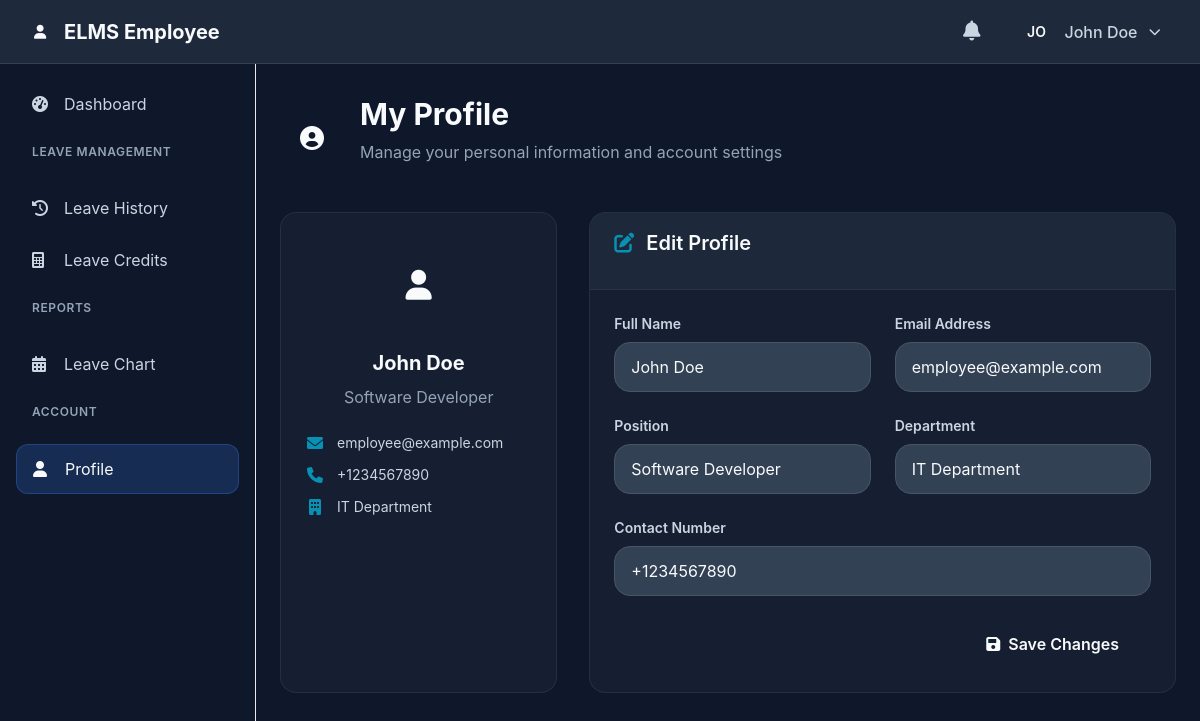
Screenshot of /app/modules/user/views/profile.php (signed in) with the database file from the repository.
### tables this page shows
CREATE TABLE IF NOT EXISTS employees (
    id INT PRIMARY KEY AUTO_INCREMENT,
    email VARCHAR(255) UNIQUE NOT NULL,
    password VARCHAR(255) NOT NULL,
    name VARCHAR(255) NOT NULL,
    email_verified TINYINT(1) DEFAULT 0,
    verification_token VARCHAR(255) NULL,
    verification_expires DATETIME NULL,
    account_status ENUM('pending', 'active', 'suspended') DEFAULT 'pending',
    role ENUM('employee', 'manager', 'admin') DEFAULT 'employee',
    position VARCHAR(255) NULL,
    department VARCHAR(255) NULL,
    contact VARCHAR(255) NULL,
    annual_leave_balance INT DEFAULT 20,
    sick_leave_balance INT DEFAULT 10,
    created_at TIMESTAMP DEFAULT CURRENT_TIMESTAMP
);

### app/modules/user/views/profile.php (the view, shortened to what this page needs)
<?php
require_once '../../../../config/database.php';
$stmt = $pdo->prepare("SELECT * FROM employees WHERE id = ?");
$stmt->execute([$_SESSION['user_id']]);
$employee = $stmt->fetch();
$employee['name'] = $employee['name'] ?? '';
$employee['email'] = $employee['email'] ?? '';
$employee['position'] = $employee['position'] ?? '';
$employee['department'] = $employee['department'] ?? '';
$employee['contact'] = $employee['contact'] ?? '';
?>
<!DOCTYPE html>
<html lang="en">
<head>
    <link rel="stylesheet" href="../../../../assets/css/tailwind.css">
    <link rel="stylesheet" href="../../../../assets/libs/fontawesome/css/all.min.css">
    <link rel="stylesheet" href="../../../../assets/css/style.css">
    <link rel="stylesheet" href="../../../../assets/css/dark-theme.css">
</head>
<body class="bg-slate-900 text-white">
    <?php include '../../../../includes/unified_navbar.php'; ?>
    <div class="flex">
        <aside class="fixed left-0 top-16 h-screen w-64 bg-slate-900 border-r border-slate-800 overflow-y-auto z-40">
            <nav class="p-4 space-y-2">
                <a href="dashboard.php" class="flex items-center space-x-3 px-4 py-3 text-slate-300 hover:text-white hover:bg-slate-700 rounded-lg transition-colors">
                    <i class="fas fa-tachometer-alt w-5"></i>
                    <span>Dashboard</span>
                </a>
                <div class="space-y-1">
                    <h3 class="text-xs font-semibold text-slate-400 uppercase tracking-wider px-4 py-2">Leave Management</h3>
                    <a href="leave_history.php" class="flex items-center space-x-3 px-4 py-3 text-slate-300 hover:text-white hover:bg-slate-700 rounded-lg transition-colors">
                        <i class="fas fa-history w-5"></i>
                        <span>Leave History</span>
                    </a>
                    <a href="leave_credits.php" class="flex items-center space-x-3 px-4 py-3 text-slate-300 hover:text-white hover:bg-slate-700 rounded-lg transition-colors">
                        <i class="fas fa-calculator w-5"></i>
                        <span>Leave Credits</span>
                    </a>
                </div>
                <div class="space-y-1">
                    <h3 class="text-xs font-semibold text-slate-400 uppercase tracking-wider px-4 py-2">Reports</h3>
                    <a href="calendar.php" class="flex items-center space-x-3 px-4 py-3 text-slate-300 hover:text-white hover:bg-slate-700/50 rounded-lg transition-colors">
                        <i class="fas fa-calendar-alt w-5"></i>
                        <span>Leave Chart</span>
                    </a>
                </div>
                <div class="space-y-1">
                    <h3 class="text-xs font-semibold text-slate-400 uppercase tracking-wider px-4 py-2">Account</h3>
                    <a href="profile.php" class="flex items-center space-x-3 px-4 py-3 text-white bg-blue-500/20 rounded-lg border border-blue-500/30">
                        <i class="fas fa-user w-5"></i>
                        <span>Profile</span>
                    </a>
                </div>
            </nav>
        </aside>
        <main class="flex-1 ml-64 p-6 pt-24">
            <div class="max-w-7xl mx-auto">
                <div class="mb-8">
                    <div class="flex items-center gap-4">
                        <div class="w-16 h-16 bg-gradient-to-r from-primary to-accent rounded-2xl flex items-center justify-center">
                            <i class="fas fa-user-circle text-2xl text-white"></i>
                        </div>
                        <div>
                            <h1 class="text-3xl font-bold text-white mb-2">My Profile</h1>
                            <p class="text-slate-400">Manage your personal information and account settings</p>
                        </div>
                </div>
            </div>
                <div class="grid grid-cols-1 lg:grid-cols-3 gap-8">
                    <div class="bg-slate-800/50 backdrop-blur-sm rounded-2xl border border-slate-700/50 overflow-hidden">
                        <div class="p-6 text-center">
                            <div class="w-24 h-24 bg-gradient-to-r from-primary to-accent rounded-full flex items-center justify-center mx-auto mb-4">
                                <i class="fas fa-user text-3xl text-white"></i>
                            </div>
                            <h3 class="text-xl font-bold text-white mb-2"><?php echo htmlspecialchars($employee['name']); ?></h3>
                            <p class="text-slate-400 mb-6"><?php echo htmlspecialchars($employee['position']); ?></p>
                            <div class="space-y-3">
                                <div class="flex items-center text-slate-300">
                                    <i class="fas fa-envelope w-5 mr-3 text-primary"></i>
                                    <span class="text-sm"><?php echo htmlspecialchars($employee['email']); ?></span>
                                </div>
                                <div class="flex items-center text-slate-300">
                                    <i class="fas fa-phone w-5 mr-3 text-primary"></i>
                                    <span class="text-sm"><?php echo htmlspecialchars($employee['contact']); ?></span>
                                </div>
                                <div class="flex items-center text-slate-300">
                                    <i class="fas fa-building w-5 mr-3 text-primary"></i>
                                    <span class="text-sm"><?php echo htmlspecialchars($employee['department']); ?></span>
                                </div>
                            </div>
                        </div>
                    </div>
                    <div class="lg:col-span-2">
                        <div class="bg-slate-800/50 backdrop-blur-sm rounded-2xl border border-slate-700/50 overflow-hidden">
                            <div class="px-6 py-4 border-b border-slate-700/50 bg-slate-700/30">
                                <h3 class="text-xl font-semibold text-white flex items-center">
                                    <i class="fas fa-edit text-primary mr-3"></i>Edit Profile
                                </h3>
                            </div>
                            <div class="p-6">
                                <form method="POST" action="" class="space-y-6">
                                    <div class="grid grid-cols-1 md:grid-cols-2 gap-6">
                                        <div>
                                            <label class="block text-sm font-semibold text-slate-300 mb-2">Full Name</label>
                                            <input type="text" name="name" value="<?php echo htmlspecialchars($employee['name']); ?>" required
                                                   class="w-full bg-slate-700 border border-slate-600 rounded-xl px-4 py-3 text-white focus:outline-none focus:ring-2 focus:ring-primary focus:border-transparent">
                                        </div>
                                        <div>
                                            <label class="block text-sm font-semibold text-slate-300 mb-2">Email Address</label>
                                            <input type="email" name="email" value="<?php echo htmlspecialchars($employee['email']); ?>" required
                                                   class="w-full bg-slate-700 border border-slate-600 rounded-xl px-4 py-3 text-white focus:outline-none focus:ring-2 focus:ring-primary focus:border-transparent">
                                        </div>
                                    </div>
                                    <div class="grid grid-cols-1 md:grid-cols-2 gap-6">
                                        <div>
                                            <label class="block text-sm font-semibold text-slate-300 mb-2">Position</label>
                                            <input type="text" name="position" value="<?php echo htmlspecialchars($employee['position']); ?>" required
                                                   class="w-full bg-slate-700 border border-slate-600 rounded-xl px-4 py-3 text-white focus:outline-none focus:ring-2 focus:ring-primary focus:border-transparent">
                                        </div>
                                        <div>
                                            <label class="block text-sm font-semibold text-slate-300 mb-2">Department</label>
                                            <input type="text" name="department" value="<?php echo htmlspecialchars($employee['department']); ?>" required
                                                   class="w-full bg-slate-700 border border-slate-600 rounded-xl px-4 py-3 text-white focus:outline-none focus:ring-2 focus:ring-primary focus:border-transparent">
                                        </div>
                                    </div>
                                    <div>
                                        <label class="block text-sm font-semibold text-slate-300 mb-2">Contact Number</label>
                                        <input type="tel" name="contact" value="<?php echo htmlspecialchars($employee['contact']); ?>" required
                                               class="w-full bg-slate-700 border border-slate-600 rounded-xl px-4 py-3 text-white focus:outline-none focus:ring-2 focus:ring-primary focus:border-transparent">
                                    </div>
                                    <div class="flex justify-end">
                                        <button type="submit" class="bg-gradient-to-r from-primary to-accent hover:from-primary/90 hover:to-accent/90 text-white font-semibold py-3 px-8 rounded-xl transition-all duration-300 transform hover:scale-[1.02] hover:shadow-xl flex items-center">
                                            <i class="fas fa-save mr-2"></i>Save Changes
                                </button>
                            </div>
                        </form>
                    </div>
                </div>
            </div>
        </div>
    </div>
        </main>
    </div>
</body>
</html>

### assets/css/dark-theme.css (style rules this page uses)
:root { --primary: #0891b2; --primary-hover: #0e7490; --primary-light: #0891b2; --primary-dark: #155e75; --secondary: #f97316; --secondary-hover: #ea580c; --accent: #06b6d4; --accent-hover: #0891b2; --bg-primary: #0f172a; --bg-secondary: #1e293b; --bg-tertiary: #334155; --bg-hover: #475569; --text-primary: #f8fafc; --text-secondary: #cbd5e1; --text-muted: #94a3b8; --text-disabled: #64748b; --border-primary: #334155; --border-secondary: #475569; --border-hover: #64748b; --success: #10b981; --success-bg: #064e3b; --warning: #f59e0b; --warning-bg: #78350f; --danger: #ef4444; --danger-bg: #7f1d1d; --info: #3b82f6; --info-bg: #1e3a8a; --space-1: 0.25rem; --space-2: 0.5rem; --space-3: 0.75rem; --space-4: 1rem; --space-5: 1.25rem; --space-6: 1.5rem; --space-8: 2rem; --space-10: 2.5rem; --space-12: 3rem; --space-16: 4rem; --space-20: 5rem; --radius-sm: 0.25rem; --radius-md: 0.375rem; --radius-lg: 0.5rem; --radius-xl: 0.75rem; --radius-2xl: 1rem; --radius-3xl: 1.5rem; --radius-full: 9999px; --shadow-sm: 0 1px 2px 0 rgba(0, 0, 0, 0.05); --shadow-md: 0 4px 6px -1px rgba(0, 0, 0, 0.1), 0 2px 4px -1px rgba(0, 0, 0, 0.06); --shadow-lg: 0 10px 15px -3px rgba(0, 0, 0, 0.1), 0 4px 6px -2px rgba(0, 0, 0, 0.05); --shadow-xl: 0 20px 25px -5px rgba(0, 0, 0, 0.1), 0 10px 10px -5px rgba(0, 0, 0, 0.04); --shadow-2xl: 0 25px 50px -12px rgba(0, 0, 0, 0.25); --font-size-xs: 0.75rem; --font-size-sm: 0.875rem; --font-size-base: 1rem; --font-size-lg: 1.125rem; --font-size-xl: 1.25rem; --font-size-2xl: 1.5rem; --font-size-3xl: 1.875rem; --font-size-4xl: 2.25rem; --font-weight-normal: 400; --font-weight-medium: 500; --font-weight-semibold: 600; --font-weight-bold: 700; --transition-fast: 150ms ease-in-out; --transition-normal: 300ms ease-in-out; --transition-slow: 500ms ease-in-out; --z-dropdown: 1000; --z-sticky: 1020; --z-fixed: 1030; --z-modal-backdrop: 1040; --z-modal: 1050; --z-popover: 1060; --z-tooltip: 1070; --z-toast: 1080; }
* { box-sizing: border-box; }
html { font-size: 16px; line-height: 1.5; -webkit-text-size-adjust: 100%; -webkit-font-smoothing: antialiased; -moz-osx-font-smoothing: grayscale; }
body { font-family: -apple-system, BlinkMacSystemFont, 'Segoe UI', Roboto, 'Helvetica Neue', Arial, sans-serif; font-size: var(--font-size-base); font-weight: var(--font-weight-normal); line-height: 1.5; color: var(--text-primary); background-color: var(--bg-primary); margin: 0; padding: 0; min-height: 100vh; overflow-x: hidden; }
h1, h2, h3, h4, h5, h6 { margin: 0 0 var(--space-4) 0; font-weight: var(--font-weight-semibold); line-height: 1.25; color: var(--text-primary); }
h1 { font-size: var(--font-size-4xl); }
h3 { font-size: var(--font-size-2xl); }
p { margin: 0 0 var(--space-4) 0; color: var(--text-secondary); }
a { color: var(--primary); text-decoration: none; transition: color var(--transition-fast); }
.text-primary { color: var(--primary) !important; }
.text-white { color: var(--text-primary) !important; }
.rounded-lg { border-radius: var(--radius-xl) !important; }
.rounded-xl { border-radius: var(--radius-2xl) !important; }

### includes/components/unified_navbar.php (style rules this page uses)
nav { z-index: 50; position: relative; }

### rows the page displays
employees: name "John Doe", position "Software Developer", email "employee@example.com", contact "+1234567890", department "IT Department"

### other values shown
$panel_title "ELMS Employee"
$user_initials "JO"
$user_name "John Doe"
